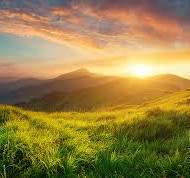
#> input picture images/image.jfif, 190 x 178 px; its folder holds only this picture in this run
$ python part2.py
#> lines starting #> are read from the running program, lines starting #| are printed output that depends on the picture
#> further down, img is the input picture: shape (178, 190, 3); mean B, G, R 70.3, 128.1, 151.2
### part1.py
import os
import cv2
import numpy as np
import matplotlib.pyplot as plt


# Harris Corner Detector
# [51 lines left out: functions harris_corner_detector_key_point, fast_detector, sift_detector, akaze_detector, orb_detector, choose_algo_detector, not called in this run]

def rotate(image, angle):
#> called with angle = 30
    center = (image.shape[1] // 2, image.shape[0] // 2)
#> center = (95, 89)
    rotation_matrix = cv2.getRotationMatrix2D(center, angle, scale=1.0)
    return cv2.warpAffine(image, rotation_matrix, center), rotation_matrix

def scale(image, scale):
#> called with scale = 2
    height, width = image.shape[:2]
#> height = 178; width = 190
    scaled = cv2.resize(image, (height * scale, width * scale), interpolation=cv2.INTER_LINEAR)
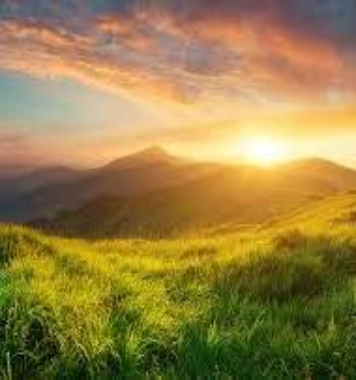
#> scaled: shape (380, 356, 3); mean B, G, R 70.2, 128, 151.1
    return scaled

def gaussian_filter(image, kernel_size, sigma=1):
#> called with kernel_size = 3, sigma = 1
    blurred_image = cv2.GaussianBlur(image, (kernel_size, kernel_size), sigma)
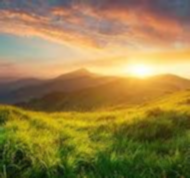
#> blurred_image: shape (178, 190, 3); mean B, G, R 70.3, 128.1, 151.2
    return np.array(blurred_image)

def gaussian_noise(image, mean=0, stddev=25):
    # Ensure the image is in float format for calculations
#> called with mean = 0, stddev = 5
    image = image.astype(np.float32)

    # Generate Gaussian noise
    noise = np.random.normal(mean, stddev, image.shape)

    # Add noise to the image
    noisy_image = image + noise
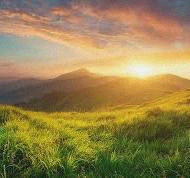
#> noisy_image: shape (178, 190, 3) float64; mean B, G, R 70.3, 128.1, 151.2; drawn with min black and max white

    # Clip the values to [0, 255] and convert back to uint8
    noisy_image = np.clip(noisy_image, 0, 255).astype(np.uint8)
    return np.array(noisy_image)

# [131 lines left out: functions rotation_repeatability, gaussian_filter_transform_keypoints, compute_repeatability, compute_kps, compute_location_error, not called in this run]

def run_all_operations(img, all_operations={}):
    all_operations['rotate_30'] = rotate(img, 30)[0]
    all_operations['rotate_70'] = rotate(img, 70)[0]
    all_operations['scale_2X'] = scale(img, 2)
    all_operations['scale_5X'] = scale(img, 5)
    all_operations['gaussian_filter'] = gaussian_filter(img, 3)
    all_operations['low_gaussian_noise'] = gaussian_noise(img, 0, 5)
    all_operations['high_gaussian_noise'] = gaussian_noise(img)
#> call 2 of gaussian_noise, with mean = 0, stddev = 25
#> in gaussian_noise (call 2), `noisy_image = image + noise`:
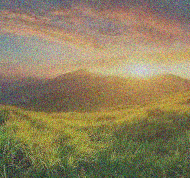
#> noisy_image: shape (178, 190, 3) float64; mean B, G, R 70.2, 128.3, 151.5; drawn with min black and max white
#> in gaussian_noise (call 2), `noisy_image = np.clip(noisy_image, 0, 255).astype(np.uint8)`:
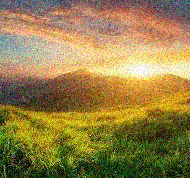
#> noisy_image: shape (178, 190, 3); mean B, G, R 71.6, 127.6, 150.1

    return all_operations


# run the test
# [103 lines that do not run on import are left out]

### part2.py
import os
import cv2
import time
import numpy as np
import matplotlib.pyplot as plt

import part1


def sift_descriptor(image):
    sift = cv2.SIFT_create()
    keypoints, descriptors = sift.detectAndCompute(image, None)
    return keypoints, descriptors


def orb_descriptor(image):
    orb = cv2.ORB_create()
    keypoints, descriptors = orb.detectAndCompute(image, None)
    return keypoints, descriptors


def akaze_descriptor(image):
    akaze = cv2.AKAZE_create()
    keypoints, descriptors = akaze.detectAndCompute(image, None)
    return keypoints, descriptors


def compute_matching_accuracy(descriptors1, descriptors2, keypoints1, keypoints2):
    if descriptors1.size == 0 or descriptors2.size == 0:
        return 0, 0
    # שימוש ב- BFMatcher (Brute Force Matcher) לצורך חיפוש התאמות בין descriptors
    bf = cv2.BFMatcher(cv2.NORM_L2, crossCheck=True)
    matches = bf.match(descriptors1, descriptors2)
    matches = sorted(matches, key=lambda x: x.distance)

    # חישוב דיוק ההתאמה - יחס ההתאמות הנכונות
    correct_matches = 0
    treshold = 5
    for match in matches:
        idx1 = match.queryIdx
        idx2 = match.trainIdx
        if np.linalg.norm(np.array(keypoints1[idx1].pt) - np.array(keypoints2[idx2].pt)) < treshold:
            correct_matches += 1

    accuracy = correct_matches / len(matches)
    return 100 * accuracy, len(matches)


def algo_detector(algoName, image):
    if algoName == 'ORB':
        return orb_descriptor(image)
    elif algoName == 'AKAZE':
        return akaze_descriptor(image)
    elif algoName == 'SIFT':
        return sift_descriptor(image)
    else:
        raise ValueError("Error: algorithm does'nt exist")


def eval_time_and_data(image1, image2, algorithm):
    start_time = time.time()
    keypoints1, descriptors1 = algo_detector(algorithm, image1)
    keypoints2, descriptors2 = algo_detector(algorithm, image2)
    if descriptors1 is None:
        descriptors1 = np.array([])
    if descriptors2 is None:
        descriptors2 = np.array([])
    end_time = time.time()
    delta_time = end_time - start_time

    return delta_time, keypoints1, descriptors1, keypoints2, descriptors2


if __name__ == '__main__':
    distortion_types = [
        'rotate_30', 'rotate_70',
        'scale_2X', 'scale_5X',
        'gaussian_filter',
        'low_gaussian_noise', 'high_gaussian_noise'
    ]
    images_path = 'images'
    all_images = os.listdir(images_path)

    delta_time_dic = {}
    accuracy_dic = {}
    matches_size_dic = {}

    all_delta_time = {}
    all_accuracy = {}
    all_matches_size = {}
    all_algorithms = ['SIFT', 'ORB', 'AKAZE']

    for algo in all_algorithms:
        print('STARTING ALGORITHM: ' + algo)
        for image in all_images:
            img = cv2.imread(os.path.join('images', image), cv2.COLOR_BGR2GRAY)
            all_disorted_images = part1.run_all_operations(img)
#> all_disorted_images = 7 items
            for transform in distortion_types:

                delta_time, og_keypoints, og_descriptors, keypoints, descriptors = eval_time_and_data(img,
                                                                                                      all_disorted_images[
                                                                                                          transform],
                                                                                                      algo)
                accuracy, matches_size = compute_matching_accuracy(og_descriptors, descriptors, og_keypoints, keypoints)

                if transform in delta_time_dic:
                    delta_time_dic[transform] += delta_time
                else:
                    delta_time_dic[transform] = delta_time
                if transform in accuracy_dic:
                    accuracy_dic[transform] += accuracy
                else:
                    accuracy_dic[transform] = accuracy
                if transform in matches_size_dic:
                    matches_size_dic[transform] += matches_size
                else:
                    matches_size_dic[transform] = matches_size
#> this loop made 7 passes
#> (delta_time, matches in compute_matching_accuracy, accuracy, matches_size) on passes 1 to 7: (0.0106, 9 matches, 0, 9), (0.00871, 4 matches, 0, 4), (0.0458, 108 matches, 0, 108), (0.206, 104 matches, 0, 104), (0.015, 76 matches, 85.53, 76), (0.0147, 101 matches, 98.02, 101), (0.0154, 65 matches, 81.54, 65)
#> after the loop, accuracy_dic = {'rotate_30': 0, 'rotate_70': 0, 'scale_2X': 0, 'scale_5X': 0, 'gaussian_filter': 85.53, 'low_gaussian_noise': 98.02, 'high_gaussian_noise': 81.54}; delta_time_dic = {'rotate_30': 0.0106, 'rotate_70': 0.00871, 'scale_2X': 0.0458, 'scale_5X': 0.206, 'gaussian_filter': 0.015, 'low_gaussian_noise': 0.0147, 'high_gaussian_noise': 0.0154}; matches_size_dic = {'rotate_30': 9, 'rotate_70': 4, 'scale_2X': 108, 'scale_5X': 104, 'gaussian_filter': 76, 'low_gaussian_noise': 101, 'high_gaussian_noise': 65}

            delta_time_dic = {key: value / len(all_images) for key, value in delta_time_dic.items()}
            accuracy_dic = {key: value / len(all_images) for key, value in accuracy_dic.items()}
            matches_size_dic = {key: value / len(all_images) for key, value in matches_size_dic.items()}

            all_delta_time[algo] = delta_time_dic
            all_accuracy[algo] = accuracy_dic
            all_matches_size[algo] = matches_size_dic
            delta_time_dic = {}
            accuracy_dic = {}
            matches_size_dic = {}

    # Extract data
    algorithms = list(all_algorithms)  # ['SIFT', 'FAST', 'ORB', 'AKAZE']
    distortion_types = list(distortion_types)  # ['rotate_30', 'rotate_70', ...]
    num_algorithms = len(algorithms)
    num_distortions = len(distortion_types)

    # Organize the data
    values = [[all_delta_time[algo][dist] for dist in distortion_types] for algo in algorithms]
#> values = [[0.0106, 0.00871, 0.0458, 0.206, 0.015, 0.0147, 0.0154], [0.00149, 0.00142, 0.00364, 0.0094, 0.00184, 0.00223, 0.00264], [0.00323, 0.00309, 0.0126, 0.0913, 0.00498, 0.00488, 0.00487]]

    # Plotting
    x = np.arange(num_distortions)  # the label locations
    width = 0.25  # the width of the bars

    fig, ax = plt.subplots(figsize=(10, 6))

    # Plot each algorithm's bars
    for i, algo in enumerate(algorithms):
        ax.bar(x + i * width, values[i], width, label=algo)

    # Add labels, title, and legend
    ax.set_xlabel('Distortion Type')
    ax.set_ylabel('Detection time AVG')
    ax.set_title('Comparison of Detection time Across Algorithms')
    ax.set_xticks(x + width * (num_algorithms - 1) / 2)  # Center tick labels
    ax.set_xticklabels(distortion_types, rotation=45, ha='right')  # Rotate for clarity
    ax.legend()

    # Adjust layout for better spacing
    plt.tight_layout()
    plt.show()
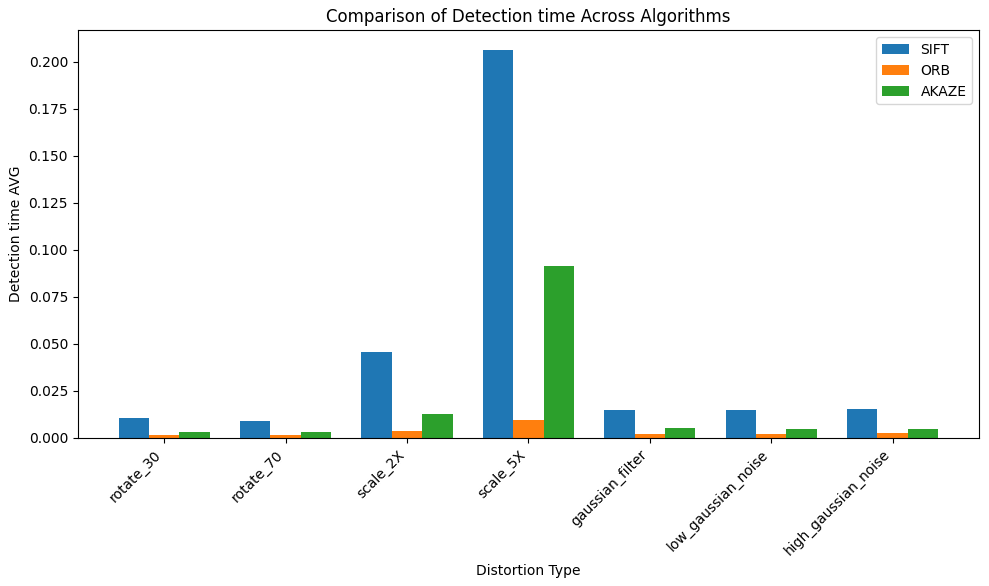
#> figure drawn by matplotlib, 1 panel; tallest bar 0.206 high, from x = 2.88 to 3.12; tallest bar 0.0094 high, from x = 3.12 to 3.38; tallest bar 0.0913 high, from x = 3.38 to 3.62

    ###

    # Extract data
    algorithms = list(all_algorithms)  # ['SIFT', 'FAST', 'ORB', 'AKAZE']
    distortion_types = list(distortion_types)  # ['rotate_30', 'rotate_70', ...]
#> distortion_types = ['rotate_30', 'rotate_70', 'scale_2X', 'scale_5X', 'gaussian_filter', 'low_gaussian_noise', 'high_gaussian_noise']
    num_algorithms = len(algorithms)
    num_distortions = len(distortion_types)
#> num_distortions = 7

    # Organize the data
    values = [[all_accuracy[algo][dist] for dist in distortion_types] for algo in algorithms]
#> values = [[0, 0, 0, 0, 85.53, 98.02, 81.54], [0, 0, 0, 0, 88.37, 99.4, 86.41], [0, 0, 0, 0, 100, 100, 100]]

    # Plotting
    x = np.arange(num_distortions)  # the label locations
#> x = [0, 1, 2, 3, 4, 5, 6]
    width = 0.25  # the width of the bars

    fig, ax = plt.subplots(figsize=(10, 6))

    # Plot each algorithm's bars
    for i, algo in enumerate(algorithms):
        ax.bar(x + i * width, values[i], width, label=algo)

    # Add labels, title, and legend
    ax.set_xlabel('Distortion Type')
    ax.set_ylabel('Accuracy AVG')
    ax.set_title('Comparison of Matching Accuracy Across Algorithms')
    ax.set_xticks(x + width * (num_algorithms - 1) / 2)  # Center tick labels
    ax.set_xticklabels(distortion_types, rotation=45, ha='right')  # Rotate for clarity
    ax.legend()

    # Adjust layout for better spacing
    plt.tight_layout()
    plt.show()
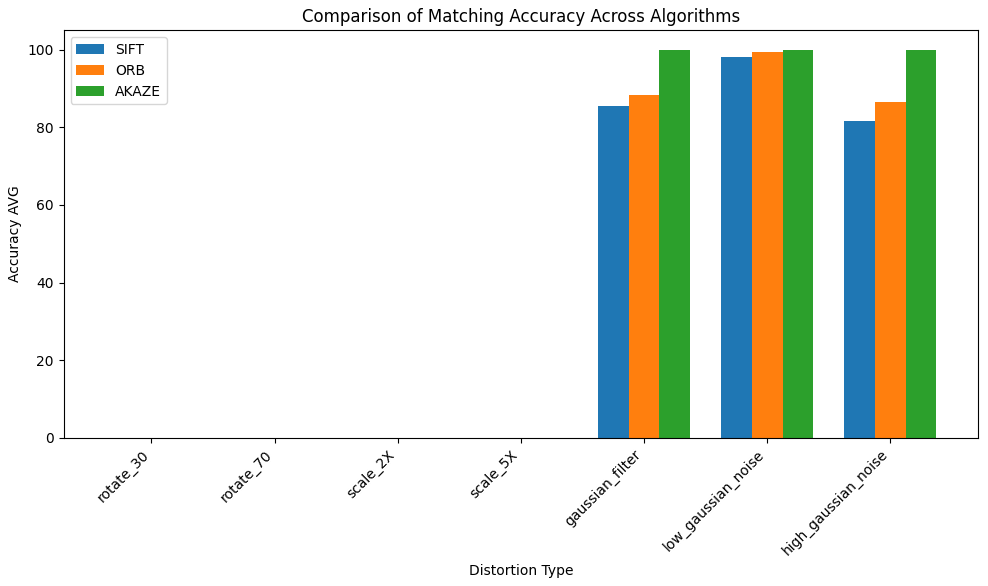
#> figure drawn by matplotlib, 1 panel; tallest bar 98.02 high, from x = 4.88 to 5.12; tallest bar 99.4 high, from x = 5.12 to 5.38
